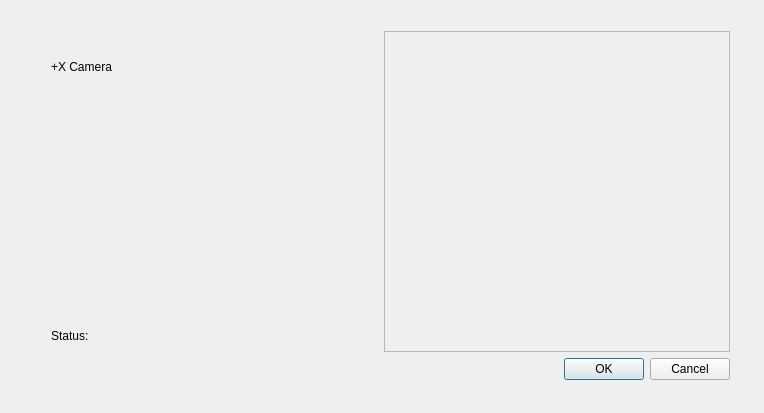
<?xml version="1.0" encoding="UTF-8"?>
<ui version="4.0">
 <class>Dialog_Reposition</class>
 <widget class="QDialog" name="Dialog_Reposition">
  <property name="geometry">
   <rect>
    <x>0</x>
    <y>0</y>
    <width>764</width>
    <height>413</height>
   </rect>
  </property>
  <property name="windowTitle">
   <string>Reposition</string>
  </property>
  <widget class="QWidget" name="verticalLayoutWidget">
   <property name="geometry">
    <rect>
     <x>20</x>
     <y>20</y>
     <width>721</width>
     <height>371</height>
    </rect>
   </property>
   <layout class="QVBoxLayout" name="verticalLayout">
    <item>
     <layout class="QHBoxLayout" name="horizontalLayout">
      <item>
       <widget class="QFrame" name="frame_camera">
        <property name="frameShape">
         <enum>QFrame::NoFrame</enum>
        </property>
        <property name="frameShadow">
         <enum>QFrame::Raised</enum>
        </property>
        <widget class="QWidget" name="verticalLayoutWidget_2">
         <property name="geometry">
          <rect>
           <x>9</x>
           <y>10</y>
           <width>341</width>
           <height>321</height>
          </rect>
         </property>
         <layout class="QVBoxLayout" name="verticalLayout_2">
          <item>
           <widget class="QLabel" name="label_name">
            <property name="sizePolicy">
             <sizepolicy hsizetype="Maximum" vsizetype="Maximum">
              <horstretch>0</horstretch>
              <verstretch>0</verstretch>
             </sizepolicy>
            </property>
            <property name="maximumSize">
             <size>
              <width>16777215</width>
              <height>30</height>
             </size>
            </property>
            <property name="text">
             <string>+X Camera</string>
            </property>
           </widget>
          </item>
          <item>
           <widget class="QLabel" name="label_view">
            <property name="text">
             <string/>
            </property>
           </widget>
          </item>
          <item>
           <widget class="QLabel" name="label_status">
            <property name="sizePolicy">
             <sizepolicy hsizetype="Preferred" vsizetype="Maximum">
              <horstretch>0</horstretch>
              <verstretch>0</verstretch>
             </sizepolicy>
            </property>
            <property name="maximumSize">
             <size>
              <width>16777215</width>
              <height>30</height>
             </size>
            </property>
            <property name="text">
             <string>Status: </string>
            </property>
           </widget>
          </item>
         </layout>
        </widget>
       </widget>
      </item>
      <item>
       <widget class="QFrame" name="frame_jog">
        <property name="frameShape">
         <enum>QFrame::StyledPanel</enum>
        </property>
        <property name="frameShadow">
         <enum>QFrame::Raised</enum>
        </property>
       </widget>
      </item>
     </layout>
    </item>
    <item>
     <widget class="QDialogButtonBox" name="buttonBox">
      <property name="standardButtons">
       <set>QDialogButtonBox::Cancel|QDialogButtonBox::Ok</set>
      </property>
     </widget>
    </item>
   </layout>
  </widget>
 </widget>
 <layoutdefault spacing="6" margin="11"/>
 <resources/>
 <connections/>
</ui>
